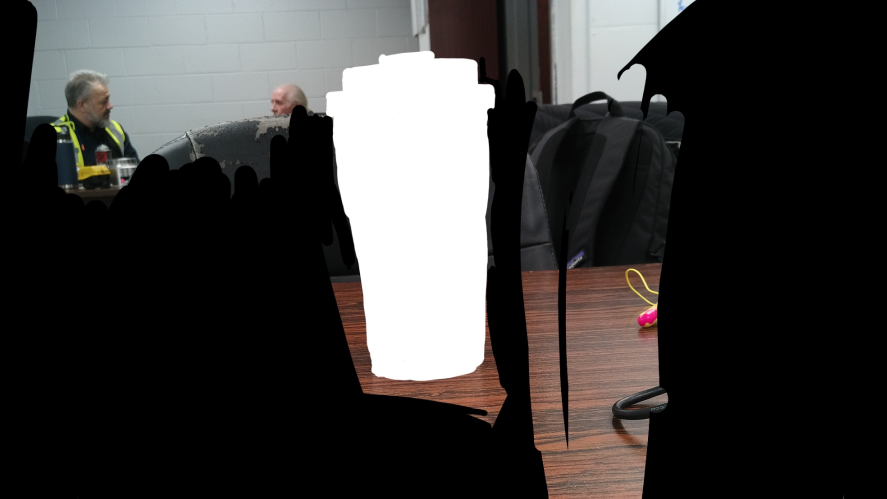
#> input picture Image_Processing/rgb_data/bottle.jpg, 2661 x 1497 px, found by its file name (shown at 1/3 size)
$ python test3.py
#> lines starting #> are read from the running program, lines starting #| are printed output that depends on the picture; after the words box and inside, x2 and y2 are one past the last pixel; in counts of white or black regions, pixels touching at a corner belong together

import time
from pathlib import Path
import cv2
import depthai as dai

maskii = cv2.imread('rgb_data\\bottle.jpg')
#> maskii is the input picture: shape (1497, 2661, 3); mean B, G, R 56.3, 57.4, 59.2
# maskDim = maskImg.shape
maskii = cv2.cvtColor(maskii, cv2.COLOR_BGR2GRAY)
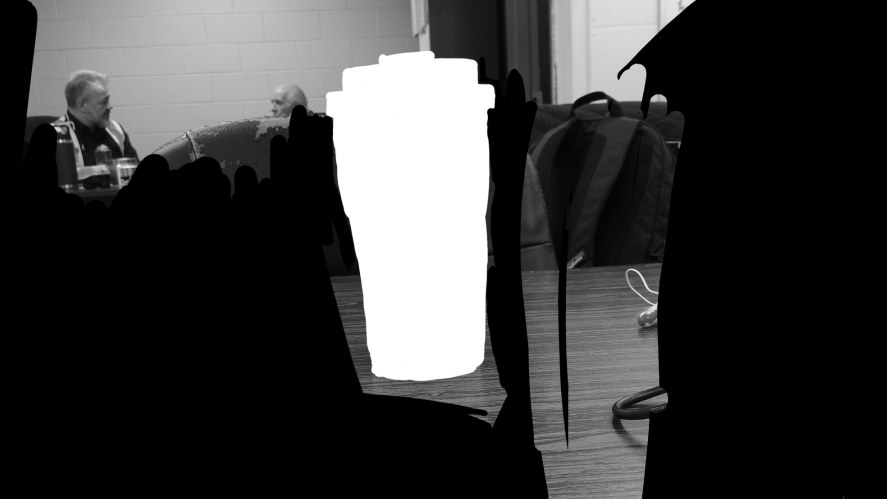
#> maskii: shape (1497, 2661) (shown at 1/3 size); min 0, max 255, mean 57.8
(thresh, maskii) = cv2.threshold(maskii, 128, 255, cv2.THRESH_BINARY | cv2.THRESH_OTSU)
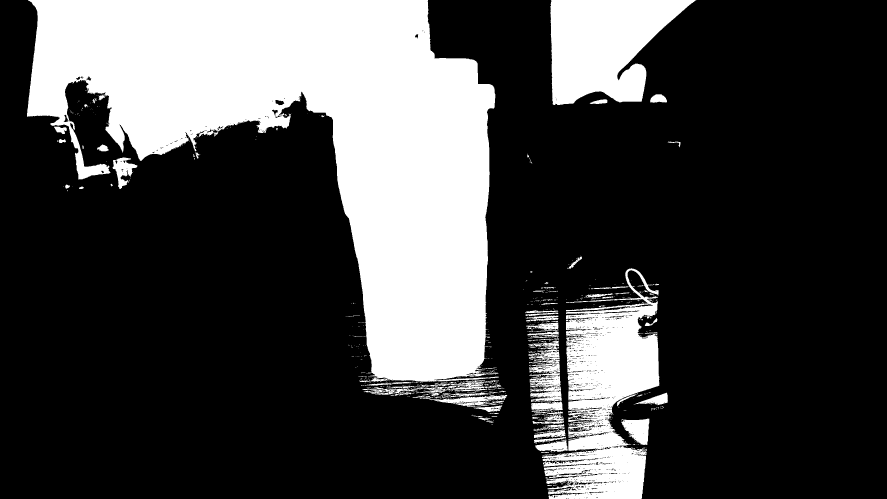
#> maskii: shape (1497, 2661) (shown at 1/3 size); 26.5% white; 720 white regions (587 under 20 px), largest, box (x1, y1, x2, y2) and area: (81, 0, 1496, 1148) 788123, (1626, 805, 1978, 1497) 123234, (1651, 0, 2089, 315) 91446
#> thresh = 101
# [6 lines of commented-out code are left out]
'''
(maskThresh, maskImgBW) = cv.threshold(maskImgG, 128, 255, cv.THRESH_BINARY | cv.THRESH_OTSU)
thresh = 127
maskImgBinary = cv.threshold(maskImgG, maskThresh, 255, cv.THRESH_BINARY)[1]

#Filter
alpha = 3 # Contrast control (rec 1-3)
beta = 0 # Brightness control (rec -300 <-> 300)

refImg = cv.convertScaleAbs(refImg, alpha=alpha, beta=beta)
refImg = cv.cvtColor(refImg, cv.COLOR_BGR2GRAY)

#Standard Mask
refImgM = cv.bitwise_and(refImg,refImg, mask = maskImgBinary)
'''

# output = cv2.subtract(frame,maskImg)
maskii = cv2.resize(maskii, (0,0), fx = 0.2, fy = 0.2)
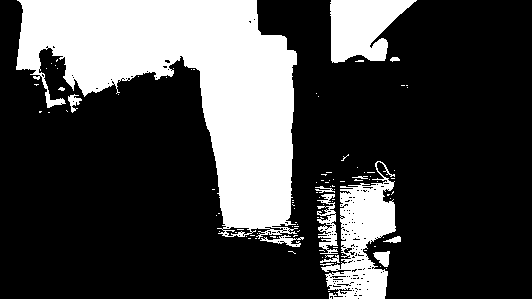
#> maskii: shape (299, 532); 26.5% white; 102 white regions (90 under 20 px), largest, box (x1, y1, x2, y2) and area: (16, 0, 298, 239) 31836, (320, 161, 396, 299) 5033, (330, 0, 417, 63) 3657
cv2.imshow("refImgM", maskii)
cv2.waitKey(0)

#fill up black pixels
import cv2
import numpy as py

img = cv2.imread('rgb_data\\bottle.jpg')
img[img != 255] = 0 # change everything to white where pixel is not black
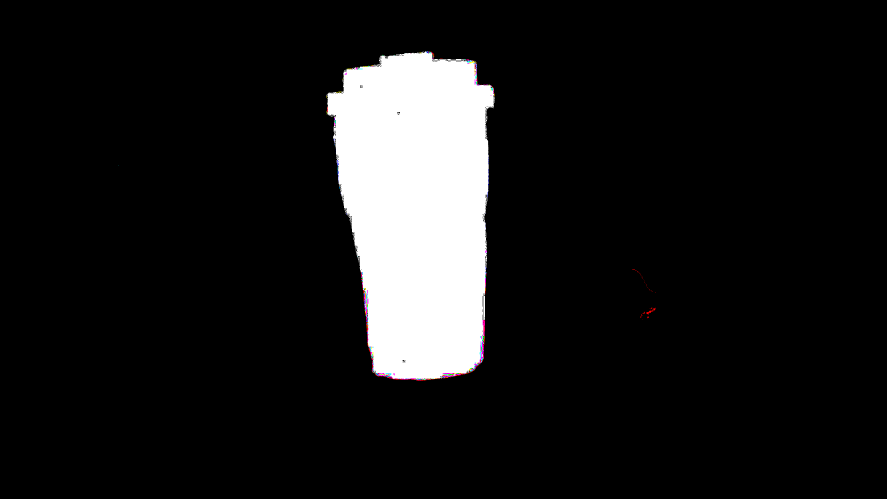
#> img: shape (1497, 2661, 3) (shown at 1/3 size); mean B, G, R 24.5, 24.5, 24.6
cv2.imshow("hihi", img)
cv2.waitKey(0)
# cv2.imwrite('my_img2.jpeg', img)

$ run again, with Image_Processing/rgb_data/1674742622708.jpg copied over Image_Processing/rgb_data/bottle.jpg
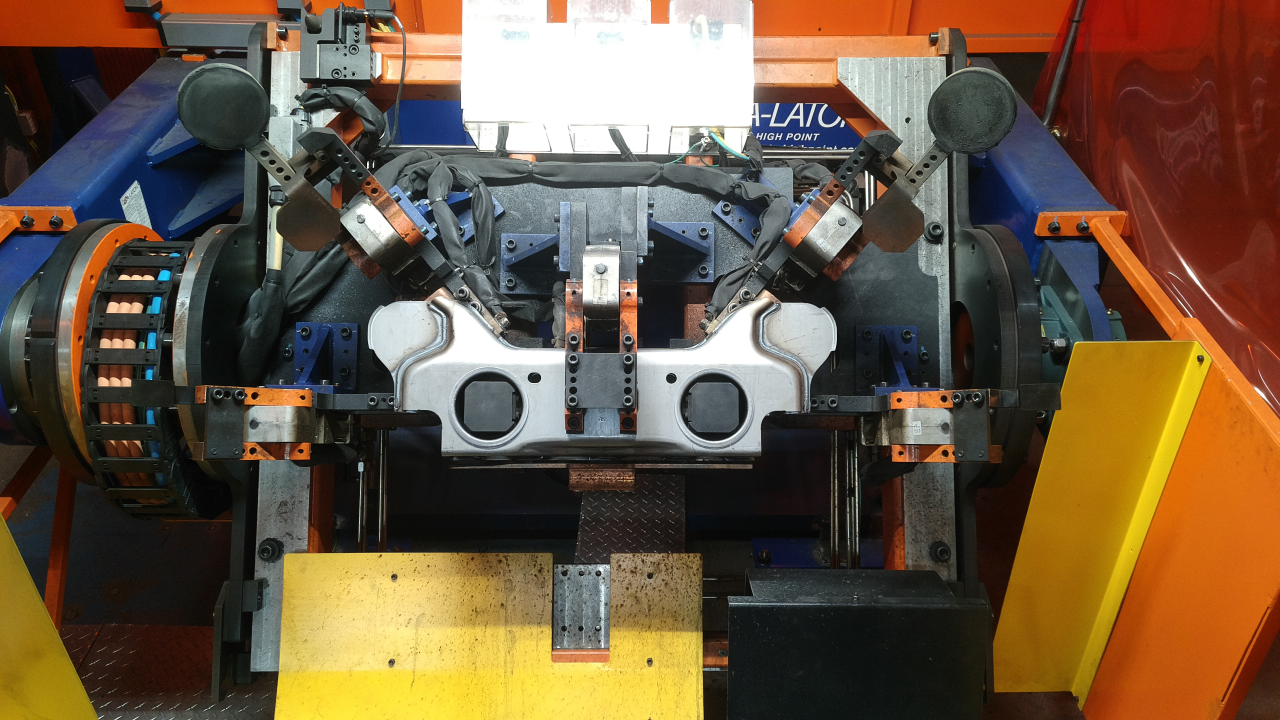
#> input picture Image_Processing/rgb_data/1674742622708.jpg, 3840 x 2160 px, found by its file name (shown at 1/3 size)
#> maskii is the input picture: shape (2160, 3840, 3); mean B, G, R 66.1, 88.3, 108.3
#> `(thresh, maskii) = cv2.threshold(maskii, 128, 255, cv2.THRESH_BINARY |..`:
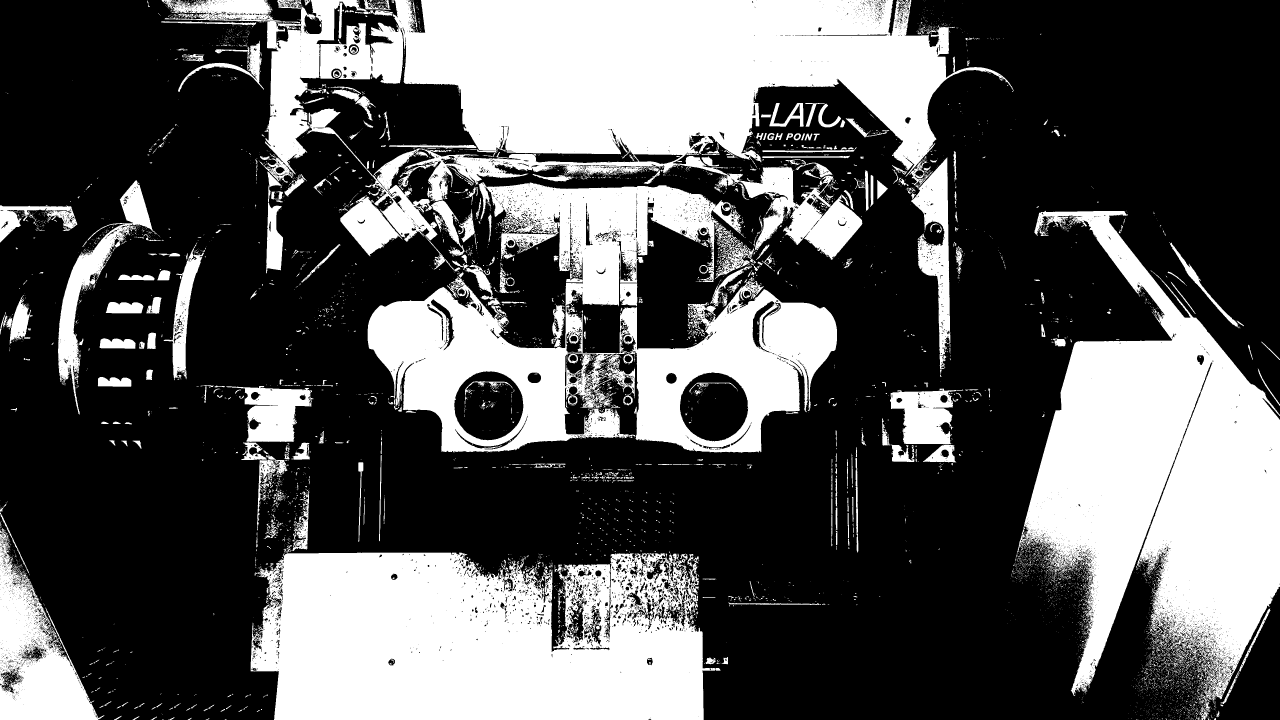
#> maskii: shape (2160, 3840) (shown at 1/3 size); 34.7% white; 7970 white regions (7141 under 20 px), largest, box (x1, y1, x2, y2) and area: (485, 0, 3042, 809) 817437, (3047, 632, 3840, 2160) 593729, (752, 1658, 2146, 2160) 578451
#> thresh = 111
#> `img[img != 255] = 0`:
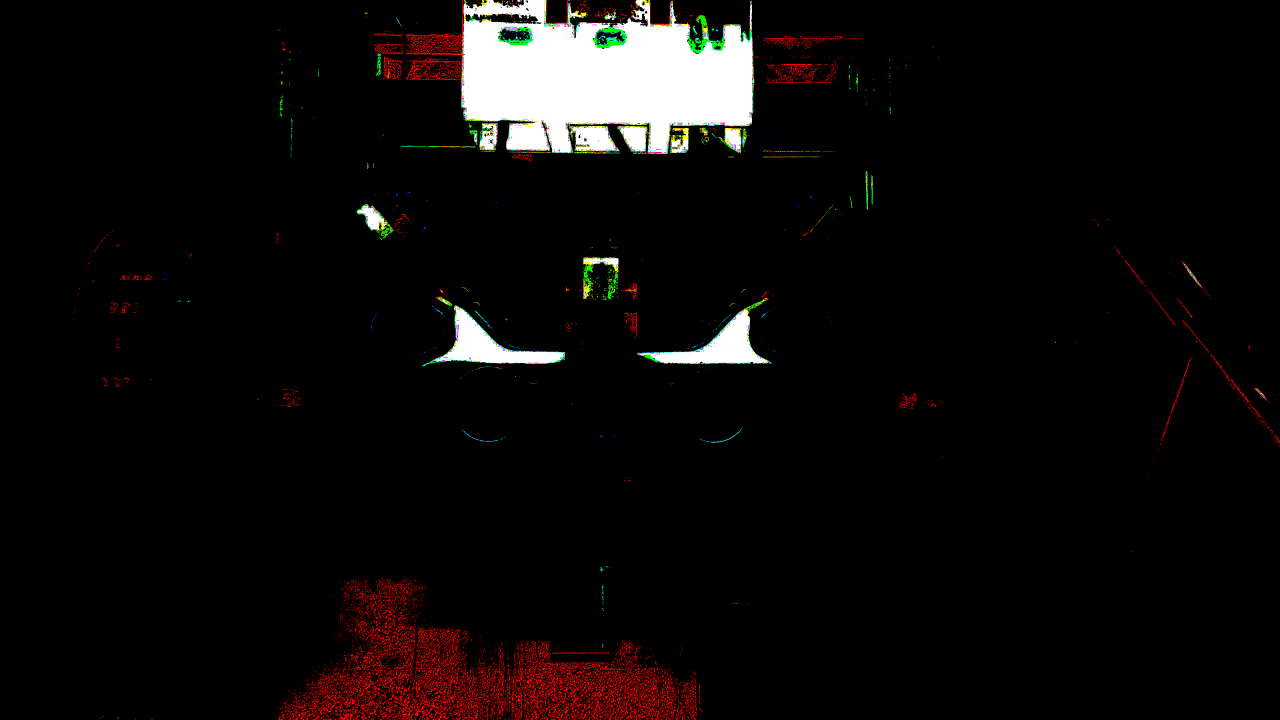
#> img: shape (2160, 3840, 3) (shown at 1/3 size); mean B, G, R 10.6, 11.4, 14.3
